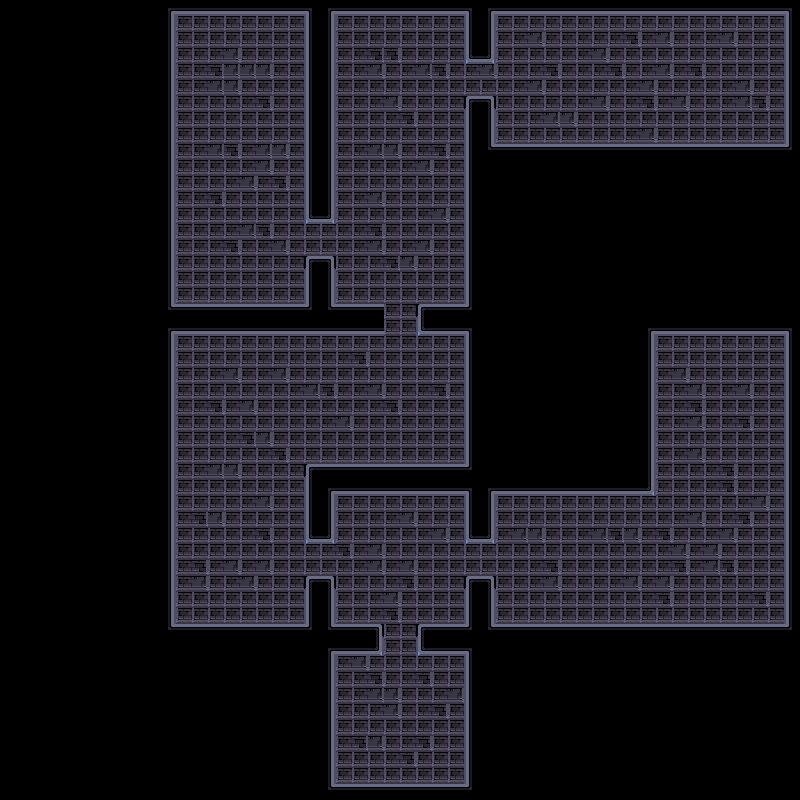

A level layout from a 2D game, rendered from its tile map. Below: a short description, then the map file with tile-grid data replaced by summaries:
An orthogonal 50x50 tile map with 16x16 px tiles, 2 tile layers (walls, ground).

<map version="1.10" tiledversion="1.10.2" orientation="orthogonal" renderorder="right-down" width="50" height="50" tilewidth="16" tileheight="16" infinite="0" nextlayerid="3" nextobjectid="1">
 <tileset firstgid="1" name="tilemap" tilewidth="16" tileheight="16" spacing="1" tilecount="900" columns="30">
  <image source="../tiles/tilemap.png" width="512" height="512" />
  <tile id="0">
   <properties>
    <property name="collides" type="bool" value="true" />
   </properties>
  </tile>
  <tile id="1">
   <properties>
    <property name="collides" type="bool" value="true" />
   </properties>
  </tile>
  <tile id="2">
   <properties>
    <property name="collides" type="bool" value="true" />
   </properties>
  </tile>
  <tile id="3">
   <properties>
    <property name="collides" type="bool" value="true" />
   </properties>
  </tile>
  <tile id="4">
   <properties>
    <property name="collides" type="bool" value="true" />
   </properties>
  </tile>
  <tile id="30">
   <properties>
    <property name="collides" type="bool" value="true" />
   </properties>
  </tile>
  <tile id="31">
   <properties>
    <property name="collides" type="bool" value="true" />
   </properties>
  </tile>
  <tile id="32">
   <properties>
    <property name="collides" type="bool" value="true" />
   </properties>
  </tile>
  <tile id="33">
   <properties>
    <property name="collides" type="bool" value="true" />
   </properties>
  </tile>
  <tile id="34">
   <properties>
    <property name="collides" type="bool" value="true" />
   </properties>
  </tile>
  <tile id="60">
   <properties>
    <property name="collides" type="bool" value="true" />
   </properties>
  </tile>
  <tile id="61">
   <properties>
    <property name="collides" type="bool" value="true" />
   </properties>
  </tile>
  <tile id="62">
   <properties>
    <property name="collides" type="bool" value="true" />
   </properties>
  </tile>
  <tile id="63">
   <properties>
    <property name="collides" type="bool" value="true" />
   </properties>
  </tile>
  <tile id="64">
   <properties>
    <property name="collides" type="bool" value="true" />
   </properties>
  </tile>
  <tile id="90">
   <properties>
    <property name="collides" type="bool" value="true" />
   </properties>
  </tile>
  <tile id="91">
   <properties>
    <property name="collides" type="bool" value="true" />
   </properties>
  </tile>
  <tile id="92">
   <properties>
    <property name="collides" type="bool" value="true" />
   </properties>
  </tile>
  <tile id="93">
   <properties>
    <property name="collides" type="bool" value="true" />
   </properties>
  </tile>
  <tile id="94">
   <properties>
    <property name="collides" type="bool" value="true" />
   </properties>
  </tile>
  <tile id="120">
   <properties>
    <property name="collides" type="bool" value="true" />
   </properties>
  </tile>
  <tile id="121">
   <properties>
    <property name="collides" type="bool" value="true" />
   </properties>
  </tile>
  <tile id="122">
   <properties>
    <property name="collides" type="bool" value="true" />
   </properties>
  </tile>
  <tile id="123">
   <properties>
    <property name="collides" type="bool" value="true" />
   </properties>
  </tile>
  <tile id="124">
   <properties>
    <property name="collides" type="bool" value="true" />
   </properties>
  </tile>
  <tile id="150">
   <properties>
    <property name="collides" type="bool" value="true" />
   </properties>
  </tile>
  <tile id="151">
   <properties>
    <property name="collides" type="bool" value="true" />
   </properties>
  </tile>
  <tile id="152">
   <properties>
    <property name="collides" type="bool" value="true" />
   </properties>
  </tile>
  <tile id="153">
   <properties>
    <property name="collides" type="bool" value="true" />
   </properties>
  </tile>
  <tile id="154">
   <properties>
    <property name="collides" type="bool" value="true" />
   </properties>
  </tile>
 </tileset>
 <layer id="1" name="walls" width="50" height="50">
  <data>[2500 cells, 373 non-empty, 17 distinct tile ids]</data>
 </layer>
 <layer id="2" name="ground" width="50" height="50">
  <data>[2500 cells, 1032 non-empty, 3 distinct tile ids]</data>
 </layer>
</map>
